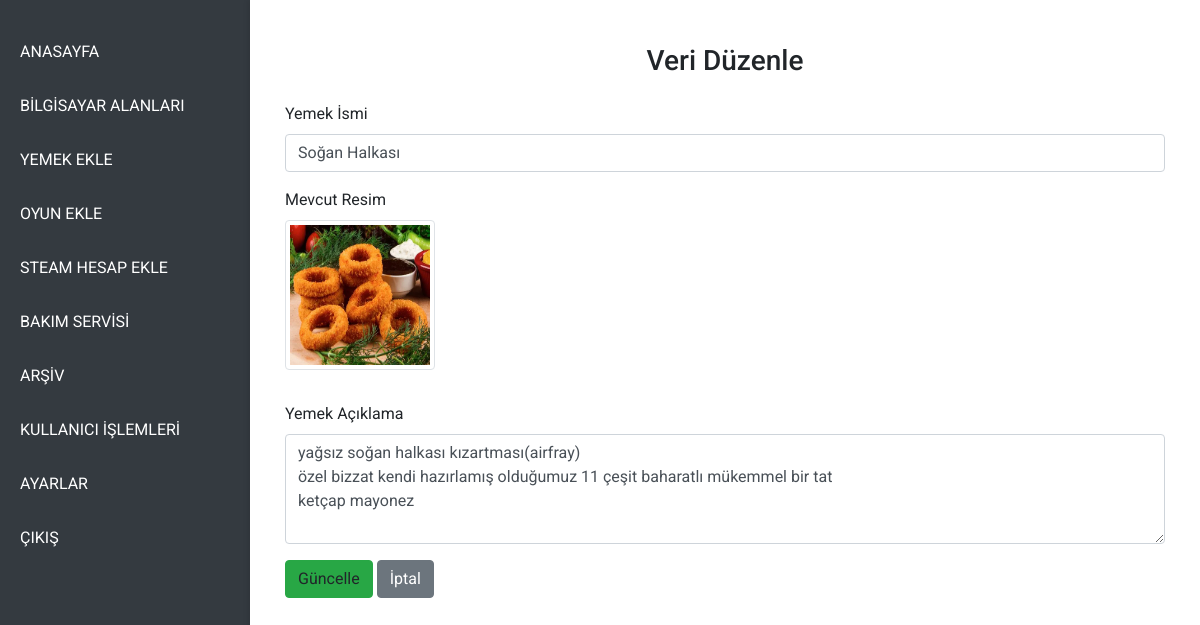
Screenshot of /updatefood/2 (signed in) with the database file from the repository.
### models.py (models this page shows)
class tblfoods(db.Model):
    id = db.Column(db.Integer, primary_key=True)
    path = db.Column(db.String(50), unique=False, nullable=True)
    label = db.Column(db.String(100), unique=False, nullable=True)
    text = db.Column(db.String(5000), unique=False, nullable=True)
    order_index = db.Column(db.Integer, unique=False, nullable=True)

### app.py (the view, shortened to what this page needs)
@app.route("/updatefood/<int:id>", methods=['GET', 'POST'])
@login_required
def updatefood(id):
    foods = tblfoods.query.filter_by(id = id).first()
    if foods is None:
        print("böyle bir veri yok: not bunlar için bir şey yap fatih 404 için")
    all_images = get_all_images("foods")
    return render_template("/admin/updatepage/updatefood.html", foods=foods, all_images=all_images)

### app.py (called while the page is built)
def get_all_images(filename):
    all_images = []
    target_folder = os.path.join(UPLOAD_FOLDER, filename)
    if os.path.exists(target_folder):
        all_images = [file for file in os.listdir(target_folder)
                    if file.lower().endswith(('png', 'jpg', 'jpeg', 'gif', 'webp'))]
    return all_images

### helpers.py (called while the page is built)
def login_required(f):
    @wraps(f)
    def decorated_function(*args, **kwargs):
        if session.get("user_id") is None:
            return redirect("/login")
        return f(*args, **kwargs)
    return decorated_function

### templates/admin/updatepage/updatefood.html (shortened to what this page needs)
{% extends "admin/adminlayout.html" %}
{% block main %}
<div class="container-fluid mt-4">
    <h3 class="mb-4">Veri Düzenle</h3>
    <div class="form-group">
        <label for="label">Yemek İsmi</label>
        <input type="text" name="label" id="label" class="form-control" value="{{ foods.label }}">
    </div>
    <div class="form-group">
        <label for="image">Mevcut Resim</label><br>
        <img  src="../{{ foods.path if foods.path else '../../static/img/noImage.jpg' }}"
                alt="photo" class="img-thumbnail mb-3" style="width: 150px; height: 150px;" onclick="showPopup()">
    </div>
    <div class="form-group">
        <label for="text">Yemek Açıklama</label>
        <textarea name="text" id="text" class="form-control" rows="4">{{ foods.text }}</textarea>
    </div>
    <a onclick="updatefood()" class="btn btn-success">Güncelle</a>
    <a href="/foodsadd" class="btn btn-secondary">İptal</a>
</div>
{% endblock %}

### static/css/admin/indexadmin.css (style rules this page uses)
body, html { margin: 0; padding: 0; font-family: 'Roboto', sans-serif; height: 100%; background-color: #f8f9fa; }
h3 { text-align: center; }

### rows the page displays
tblfoods: label "Soğan Halkası", text "yağsız soğan halkası kızartması(airfray) özel bizzat kendi hazırlamış olduğumuz 11 çeşit baharatlı mükemmel bir tat ketçap mayonez"
